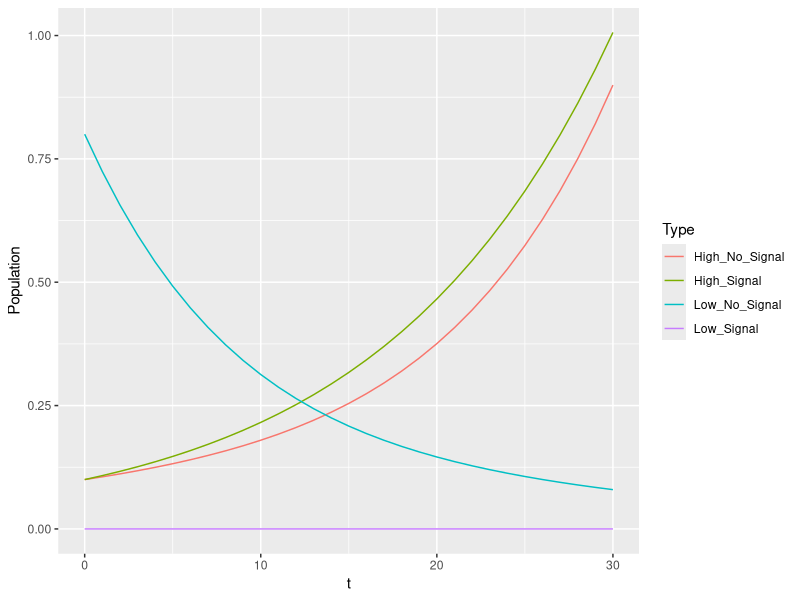
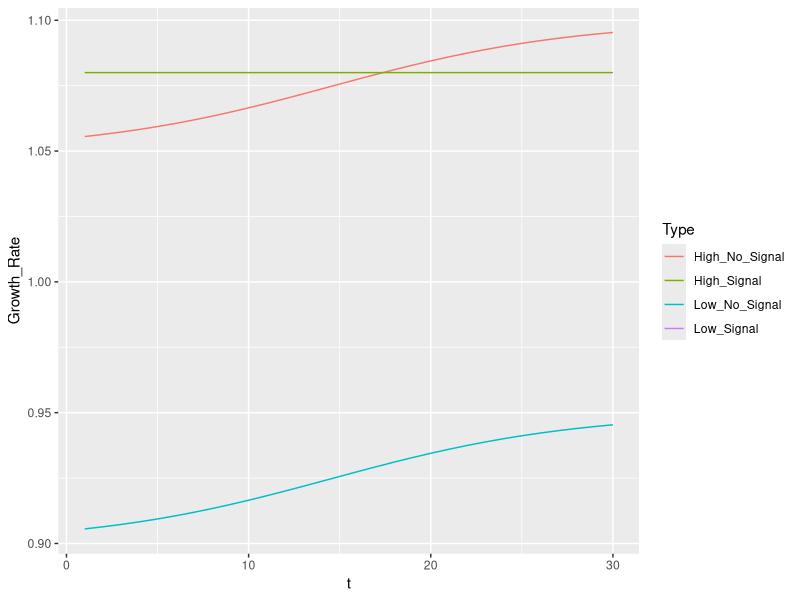
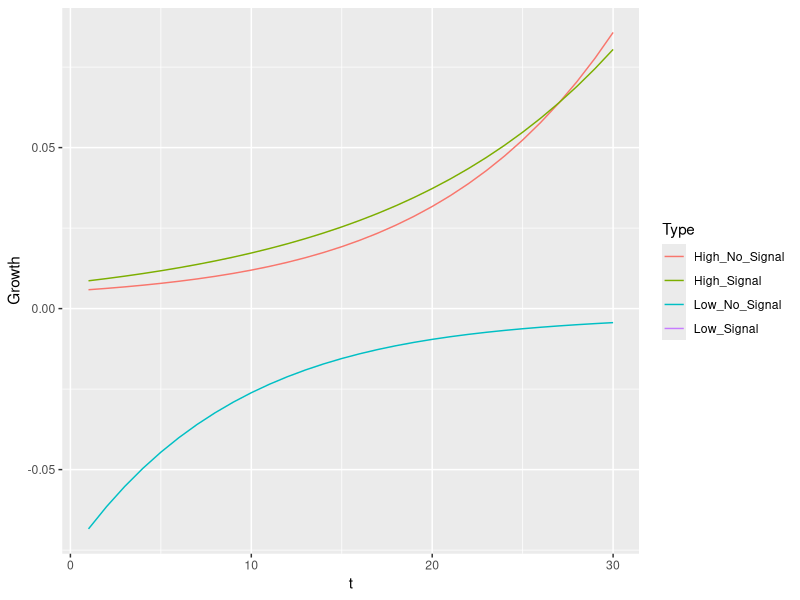
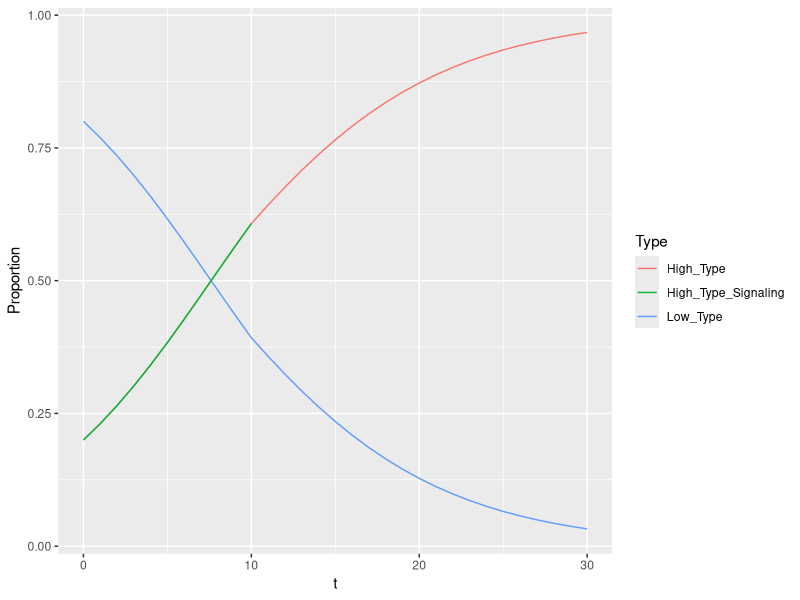
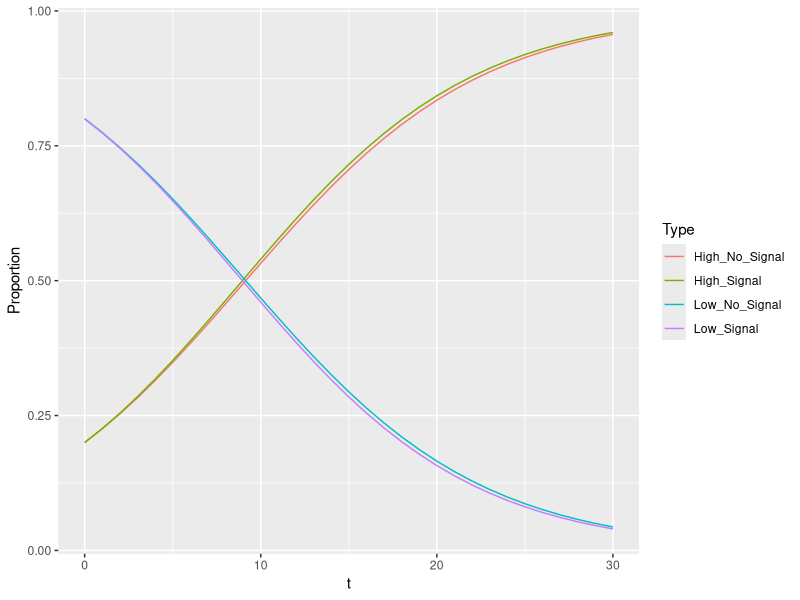
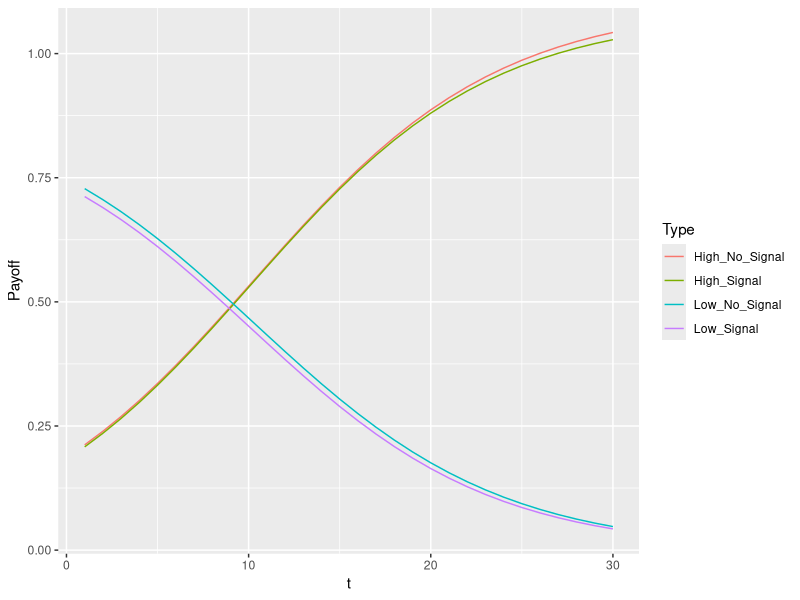
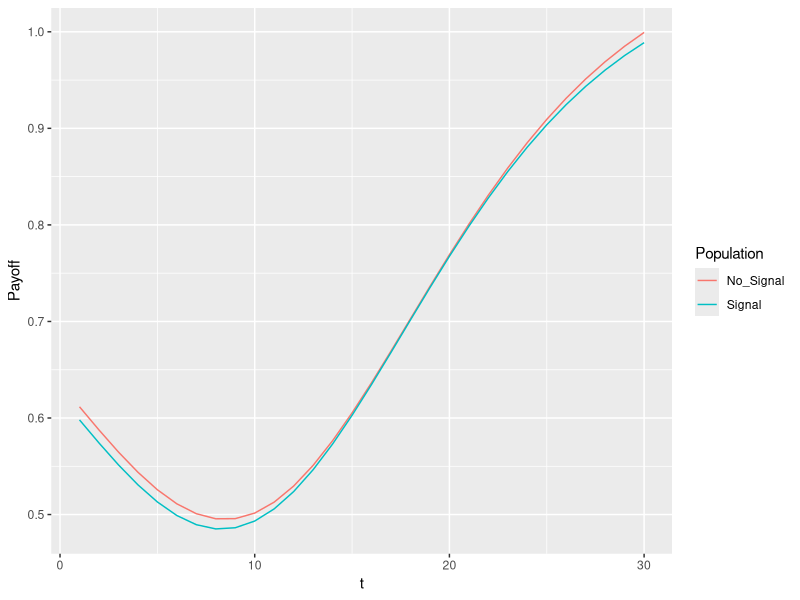
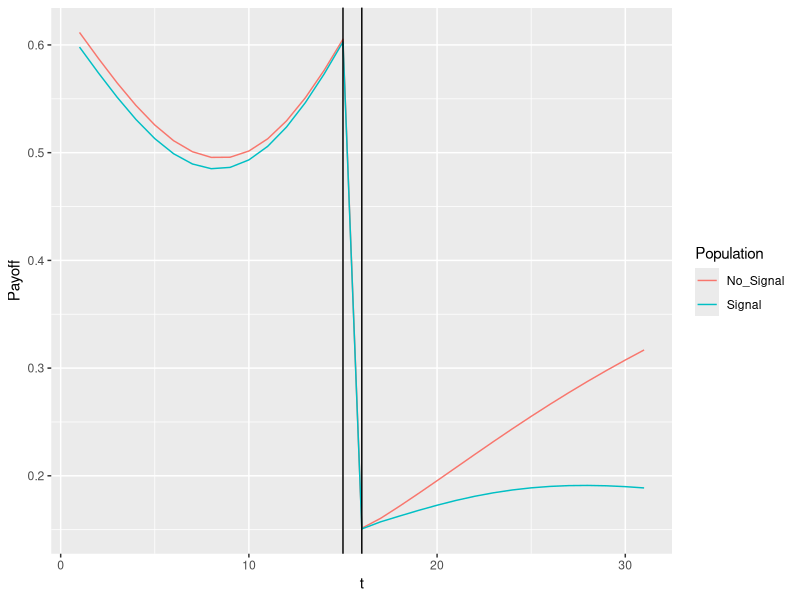

Recreate these plots in R, in order.
library("tidyverse", "shiny", "stringr")

time = 30
vHH =1.1
vHL = 1.05
vLH = .95
vLL = .9
K = .02
ratio = .2
ratio_l = 0
ratio_h = .5
pop_grow = "Unbounded exponential growth"

#"Fixed population", "Unbounded exponential growth", "Logistic growth to capacity"

evo = function(ratio, ratio_h, ratio_l, vHH, vHL, vLH, vLL, K, time, pop_grow){
  H_N = (1-ratio_h)*ratio
  H_S = ratio_h*ratio
  L_N = (1-ratio_l)*(1-ratio)
  L_S = ratio_l*(1-ratio)
  pop = data.frame(H_N,H_S,L_N,L_S)
  SHH = max(vHH - K, 0)
  SHL = max(vHL - K, 0)
  SLH = max(vLH - K, 0)
  SLL = max(vLL - K, 0)
  payoffs = data.frame(vHH,vHL,vLH,vLL,SHH,SHL,SLH,SLL)
  expected_payoffs = data.frame()
  for(i in 1:time){
    H_N = as.numeric(tail(pop,1)[1])
    H_S = as.numeric(tail(pop,1)[2])
    L_N = as.numeric(tail(pop,1)[3])
    L_S = as.numeric(tail(pop,1)[4])
    S_H = if(H_S+L_S>0){
      H_S/(H_S+L_S)} else {0}
    S_L = 1-S_H
    N_H = if(H_N+L_N>0){
      H_N/(H_N+L_N)} else {0}
    N_L = 1-N_H
    H_N_P = H_N*(N_H*as.numeric(payoffs[1])+N_L*as.numeric(payoffs[2]))
    H_S_P = H_S*(S_H*as.numeric(payoffs[5])+S_L*as.numeric(payoffs[6]))
    L_N_P = L_N*(N_H*as.numeric(payoffs[3])+N_L*as.numeric(payoffs[4]))
    L_S_P = L_S*(S_H*as.numeric(payoffs[7])+S_L*as.numeric(payoffs[8]))
    if (pop_grow == "Fixed population"){
      Total_P = H_N_P+H_S_P+L_N_P+L_S_P
      expected_payoffs1 = data.frame(High_No_Signal = H_N_P/(H_N*Total_P), High_Signal = H_S_P/(H_S*Total_P), Low_No_Signal = L_N_P/(L_N*Total_P), Low_Signal = L_S_P/(L_S*Total_P))
      H_N = H_N_P/Total_P
      H_S = H_S_P/Total_P
      L_N = L_N_P/Total_P
      L_S = L_S_P/Total_P
    }
    if (pop_grow == "Unbounded exponential growth") {
      expected_payoffs1 = data.frame(High_No_Signal = H_N_P/H_N, High_Signal = H_S_P/H_S, Low_No_Signal = L_N_P/L_N, Low_Signal = L_S_P/L_S)
      Total_P = H_N_P+H_S_P+L_N_P+L_S_P
      H_N = H_N_P
      H_S = H_S_P
      L_N = L_N_P
      L_S = L_S_P
    }
    pop1 = data.frame(H_N,H_S,L_N,L_S)
    pop = rbind(pop, pop1)
    expected_payoffs = rbind(expected_payoffs, expected_payoffs1)
  }
  
  growth = (expected_payoffs-1)*pop[2:(time+1),] 
  growth = growth %>%
    mutate(t = 1:time) %>%
    gather("High_No_Signal", "High_Signal", "Low_No_Signal", "Low_Signal", key = Type, value = "Growth")
  
  pop = pop %>%
    rename(High_No_Signal = H_N,
           High_Signal = H_S,
           Low_No_Signal = L_N,
           Low_Signal = L_S) %>%
    mutate(t = 0:time) %>%
    gather("High_No_Signal", "High_Signal", "Low_No_Signal", "Low_Signal", key = Type, value = "Population")
  expected_payoffs = expected_payoffs %>%
    mutate(t = 1:time) %>%
    gather("High_No_Signal", "High_Signal", "Low_No_Signal", "Low_Signal", key = Type, value = "Growth_Rate")
  list(pop, expected_payoffs, growth)
}

pop_evo = evo(ratio, ratio_h, ratio_l, vHH, vHL, vLH, vLL, K, time, "Unbounded exponential growth")

ggplot(data = pop_evo[[1]], aes(x = t, y = Population, color = Type)) +
  geom_line()

ggplot(data = pop_evo[[2]], aes(x = t, y = Growth_Rate, color = Type)) +
  geom_line()

ggplot(data = pop_evo[[3]], aes(x = t, y = Growth, color = Type)) +
  geom_line()

evo_elect = function(ratio, vHH, vHL, vLH, vLL, K, time){
  SHH = max(vHH - K, 0)
  SHL = max(vHL - K, 0)
  SLH = max(vLH - K, 0)
  SLL = max(vLL - K, 0)
  payoffs = data.frame(vHH,vHL,vLH,vLL,SHH,SHL,SLH,SLL)
  H = ratio
  L = 1-ratio
  vH = H*vHH+L*vHL
  if(SHH>vH){
    S = 1
  } else {
    S = 0
  }
  pop = data.frame(H,L,S)
  for(i in 1:time){
    H = as.numeric(tail(pop,1)[1])
    L = as.numeric(tail(pop,1)[2])
    vH = H*as.numeric(payoffs[1])+L*as.numeric(payoffs[2])
    if(SHH>vH){
      S = 1
      H_P = H*SHH
    } else {
      S = 0
      H_P = H*vH
    }
    L_P = L*((1-S)*(H*vLH+L*vLL)+S*vLL)
    Total_P = H_P+L_P
    H = H_P/Total_P
    L = L_P/Total_P
    pop1 = data.frame(H,L,S)
    pop = rbind(pop, pop1)
  }
  pop = pop %>%
    rename(High_Type = H,
           Low_Type = L,
           Signal = S) %>%
    mutate(t = 0:time) %>%
    gather("High_Type", "Low_Type", key = Type, value = Proportion)
  pop$Signal[pop$Type=="Low_Type"]=0
  pop$Signal = as.factor(pop$Signal)
  pop
}

pop_evo_elect = evo_elect(ratio, vHH, vHL, vLH, vLL, K, time)

pop_evo_electS = pop_evo_elect %>%
  filter(Signal == 1)
pop_evo_electS$Type = "High_Type_Signaling"

ggplot(data = pop_evo_elect, aes(x = t, y = Proportion, color = Type)) +
  geom_line()+
  geom_line(data = pop_evo_electS, aes(x = t, y = Proportion, color = Type))

evo_apart = function(ratio, vHH, vHL, vLH, vLL, K, time){
  H_N = ratio
  H_S = ratio
  L_N = 1-ratio
  L_S = 1-ratio
  pop = data.frame(H_N,H_S,L_N,L_S)
  SHH = max(vHH - K, 0)
  SHL = max(vHL - K, 0)
  SLH = max(vLH - K, 0)
  SLL = max(vLL - K, 0)
  payoffs = data.frame(vHH,vHL,vLH,vLL,SHH,SHL,SLH,SLL)
  fitness = data.frame()
  for(i in 1:time){
    H_N = as.numeric(tail(pop,1)[1])
    H_S = as.numeric(tail(pop,1)[2])
    L_N = as.numeric(tail(pop,1)[3])
    L_S = as.numeric(tail(pop,1)[4])
    H_N_P = H_N*(H_N*as.numeric(payoffs[1])+L_N*as.numeric(payoffs[2]))
    H_S_P = H_S*(H_S*as.numeric(payoffs[5])+L_S*as.numeric(payoffs[6]))
    L_N_P = L_N*(H_N*as.numeric(payoffs[3])+L_N*as.numeric(payoffs[4]))
    L_S_P = L_S*(H_S*as.numeric(payoffs[7])+L_S*as.numeric(payoffs[8]))
    Total_N_P = H_N_P+L_N_P
    Total_S_P = H_S_P+L_S_P
    H_N = H_N_P/Total_N_P
    H_S = H_S_P/Total_S_P
    L_N = L_N_P/Total_N_P
    L_S = L_S_P/Total_S_P
    fitness1 = data.frame(H_N_P,H_S_P,L_N_P,L_S_P)
    fitness = rbind(fitness, fitness1)
    pop1 = data.frame(H_N,H_S,L_N,L_S)
    pop = rbind(pop, pop1)
  }
  group_pay = pop[2:(time+1),]*fitness
  group_pay = group_pay %>%
    mutate(No_Signal = H_N+L_N,
           Signal = H_S+L_S,
           t = 1:time) %>%
    gather("Signal", "No_Signal", key = Population, value = Payoff)
  pop = pop %>%
    rename(High_No_Signal = H_N,
           High_Signal = H_S,
           Low_No_Signal = L_N,
           Low_Signal = L_S) %>%
    mutate(t = 0:time) %>%
    gather("High_No_Signal", "High_Signal", "Low_No_Signal", "Low_Signal", key = Type, value = Proportion)
  fitness = fitness %>%
    rename(High_No_Signal = H_N_P,
           High_Signal = H_S_P,
           Low_No_Signal = L_N_P,
           Low_Signal = L_S_P) %>%
    mutate(t = 1:time) %>%
    gather("High_No_Signal", "High_Signal", "Low_No_Signal", "Low_Signal", key = Type, value = Payoff)
  list(pop, fitness, group_pay)
}

pop_evo_A = evo_apart(ratio, vHH, vHL, vLH, vLL, K, time)[[1]]
pay_evo_A = evo_apart(ratio, vHH, vHL, vLH, vLL, K, time)[[2]]
group_evo_A = evo_apart(ratio, vHH, vHL, vLH, vLL, K, time)[[3]]

ggplot(data = pop_evo_A, aes(x = t, y = Proportion, color = Type)) +
  geom_line()

ggplot(data = pay_evo_A, aes(x = t, y = Payoff, color = Type))+
  geom_line()

ggplot(data = group_evo_A, aes(x = t, y = Payoff, color = Population))+
  geom_line()

evo_join = function(ratio, vHH, vHL, vLH, vLL, K, time){
  H_N = ratio
  H_S = ratio
  L_N = 1-ratio
  L_S = 1-ratio
  pop = data.frame(H_N,H_S,L_N,L_S)
  SHH = max(vHH - K, 0)
  SHL = max(vHL - K, 0)
  SLH = max(vLH - K, 0)
  SLL = max(vLL - K, 0)
  payoffs = data.frame(vHH,vHL,vLH,vLL,SHH,SHL,SLH,SLL)
  fitness = data.frame()
  for(i in 1:ceiling(time/2)){
    H_N = as.numeric(tail(pop,1)[1])
    H_S = as.numeric(tail(pop,1)[2])
    L_N = as.numeric(tail(pop,1)[3])
    L_S = as.numeric(tail(pop,1)[4])
    H_N_P = H_N*(H_N*as.numeric(payoffs[1])+L_N*as.numeric(payoffs[2]))
    H_S_P = H_S*(H_S*as.numeric(payoffs[5])+L_S*as.numeric(payoffs[6]))
    L_N_P = L_N*(H_N*as.numeric(payoffs[3])+L_N*as.numeric(payoffs[4]))
    L_S_P = L_S*(H_S*as.numeric(payoffs[7])+L_S*as.numeric(payoffs[8]))
    Total_N_P = H_N_P+L_N_P
    Total_S_P = H_S_P+L_S_P
    H_N = H_N_P/Total_N_P
    H_S = H_S_P/Total_S_P
    L_N = L_N_P/Total_N_P
    L_S = L_S_P/Total_S_P
    fitness1 = data.frame(H_N_P,H_S_P,L_N_P,L_S_P)
    fitness = rbind(fitness, fitness1)
    pop1 = data.frame(H_N,H_S,L_N,L_S)
    pop = rbind(pop, pop1)
  }
  pop1 = pop1/2
  pop = rbind(pop,pop1)
  fitness1 = fitness1/2
  fitness = rbind(fitness, fitness1)
  for(i in (ceiling(time/2)+1):time){
    H_N = as.numeric(tail(pop,1)[1])
    H_S = as.numeric(tail(pop,1)[2])
    L_N = as.numeric(tail(pop,1)[3])
    L_S = as.numeric(tail(pop,1)[4])
    S_H = if(H_S+L_S>0){
      H_S/(H_S+L_S)} else {0}
    S_L = 1-S_H
    N_H = if(H_N+L_N>0){
      H_N/(H_N+L_N)} else {0}
    N_L = 1-N_H
    H_N_P = H_N*(N_H*as.numeric(payoffs[1])+N_L*as.numeric(payoffs[2]))
    H_S_P = H_S*(S_H*as.numeric(payoffs[5])+S_L*as.numeric(payoffs[6]))
    L_N_P = L_N*(N_H*as.numeric(payoffs[3])+N_L*as.numeric(payoffs[4]))
    L_S_P = L_S*(S_H*as.numeric(payoffs[7])+S_L*as.numeric(payoffs[8]))
    Total_P = H_N_P+H_S_P+L_N_P+L_S_P
    H_N = H_N_P/Total_P
    H_S = H_S_P/Total_P
    L_N = L_N_P/Total_P
    L_S = L_S_P/Total_P
    fitness1 = data.frame(H_N_P,H_S_P,L_N_P,L_S_P)
    fitness = rbind(fitness, fitness1)
    pop1 = data.frame(H_N,H_S,L_N,L_S)
    pop = rbind(pop, pop1)
  }
  group_pay = pop[2:(time+2),]*fitness
  group_pay = group_pay %>%
    mutate(No_Signal = H_N+L_N,
           Signal = H_S+L_S,
           t = 1:(time+1)) %>%
    gather("Signal", "No_Signal", key = Population, value = Payoff)
  pop = pop %>%
    rename(High_No_Signal = H_N,
           High_Signal = H_S,
           Low_No_Signal = L_N,
           Low_Signal = L_S) %>%
    mutate(t = 0:(time+1)) %>%
    gather("High_No_Signal", "High_Signal", "Low_No_Signal", "Low_Signal", key = Type, value = Proportion)
  fitness = fitness %>%
    rename(High_No_Signal = H_N_P,
           High_Signal = H_S_P,
           Low_No_Signal = L_N_P,
           Low_Signal = L_S_P) %>%
    mutate(t = 1:(time+1)) %>%
    gather("High_No_Signal", "High_Signal", "Low_No_Signal", "Low_Signal", key = Type, value = Payoff)
  list(pop, fitness, group_pay)
}

test=evo_join(ratio, vHH, vHL, vLH, vLL, K, time)

ggplot(data = test[[3]], aes(x = t, y = Payoff, color = Population)) +
  geom_line()+
  geom_vline(xintercept = ceiling(time/2))+
  geom_vline(xintercept = ceiling(time/2)+1)


evo_apart_high = function(ratio, vHH, vHL, vLH, vLL, K, time){
  H_N = ratio
  H_S = ratio
  L_N = 1-ratio
  L_S = 1-ratio
  pop = data.frame(H_N,H_S,L_N,L_S)
  SHH = max(vHH - K, 0)
  SHL = max(vHL - K, 0)
  SLH = max(vLH - K, 0)
  SLL = max(vLL - K, 0)
  payoffs = data.frame(vHH,vHL,vLH,vLL,SHH,SHL,SLH,SLL)
  fitness = data.frame()
  for(i in 1:time){
    H_N = as.numeric(tail(pop,1)[1])
    H_S = as.numeric(tail(pop,1)[2])
    L_N = as.numeric(tail(pop,1)[3])
    L_S = as.numeric(tail(pop,1)[4])
    H_N_P = H_N*(H_N*as.numeric(payoffs[1])+L_N*as.numeric(payoffs[2]))
    H_S_P = SHH*H_S
    L_N_P = L_N*(H_N*as.numeric(payoffs[3])+L_N*as.numeric(payoffs[4]))
    L_S_P = vLL*L_S
    Total_N_P = H_N_P+L_N_P
    Total_S_P = H_S_P+L_S_P
    H_N = H_N_P/Total_N_P
    H_S = H_S_P/Total_S_P
    L_N = L_N_P/Total_N_P
    L_S = L_S_P/Total_S_P
    fitness1 = data.frame(H_N_P,H_S_P,L_N_P,L_S_P)
    fitness = rbind(fitness, fitness1)
    pop1 = data.frame(H_N,H_S,L_N,L_S)
    pop = rbind(pop, pop1)
  }
  group_pay = pop[2:(time+1),]*fitness
  group_pay = group_pay %>%
    mutate(No_Signal = H_N+L_N,
           Signal = H_S+L_S,
           t = 1:time) %>%
    gather("Signal", "No_Signal", key = Population, value = Payoff)
  pop = pop %>%
    rename(High_No_Signal = H_N,
           High_Signal = H_S,
           Low_No_Signal = L_N,
           Low_Signal = L_S) %>%
    mutate(t = 0:time) %>%
    gather("High_No_Signal", "High_Signal", "Low_No_Signal", "Low_Signal", key = Type, value = Proportion)
  fitness = fitness %>%
    rename(High_No_Signal = H_N_P,
           High_Signal = H_S_P,
           Low_No_Signal = L_N_P,
           Low_Signal = L_S_P) %>%
    mutate(t = 1:time) %>%
    gather("High_No_Signal", "High_Signal", "Low_No_Signal", "Low_Signal", key = Type, value = Payoff)
  list(pop, fitness, group_pay)
}

pop_evo_A_H = evo_apart_high(ratio, vHH, vHL, vLH, vLL, K, time)[[1]]
pay_evo_A_H = evo_apart_high(ratio, vHH, vHL, vLH, vLL, K, time)[[2]]
group_evo_A_H = evo_apart_high(ratio, vHH, vHL, vLH, vLL, K, time)[[3]]

ggplot(data = pop_evo_A_H, aes(x = t, y = Proportion, color = Type)) +
  geom_line()

ggplot(data = pay_evo_A_H, aes(x = t, y = Payoff, color = Type))+
  geom_line()

ggplot(data = group_evo_A_H, aes(x = t, y = Payoff, color = Population))+
  geom_line()

evo_join_high = function(ratio, vHH, vHL, vLH, vLL, K, time){
  H_N = ratio
  H_S = ratio
  L_N = 1-ratio
  L_S = 1-ratio
  pop = data.frame(H_N,H_S,L_N,L_S)
  SHH = max(vHH - K, 0)
  SHL = max(vHL - K, 0)
  SLH = max(vLH - K, 0)
  SLL = max(vLL - K, 0)
  payoffs = data.frame(vHH,vHL,vLH,vLL,SHH,SHL,SLH,SLL)
  fitness = data.frame()
  for(i in 1:ceiling(time/2)){
    H_N = as.numeric(tail(pop,1)[1])
    H_S = as.numeric(tail(pop,1)[2])
    L_N = as.numeric(tail(pop,1)[3])
    L_S = as.numeric(tail(pop,1)[4])
    H_N_P = H_N*(H_N*as.numeric(payoffs[1])+L_N*as.numeric(payoffs[2]))
    H_S_P = H_S*(H_S*as.numeric(payoffs[5])+L_S*as.numeric(payoffs[6]))
    L_N_P = L_N*(H_N*as.numeric(payoffs[3])+L_N*as.numeric(payoffs[4]))
    L_S_P = L_S*(H_S*as.numeric(payoffs[7])+L_S*as.numeric(payoffs[8]))
    Total_N_P = H_N_P+L_N_P
    Total_S_P = H_S_P+L_S_P
    H_N = H_N_P/Total_N_P
    H_S = H_S_P/Total_S_P
    L_N = L_N_P/Total_N_P
    L_S = L_S_P/Total_S_P
    fitness1 = data.frame(H_N_P,H_S_P,L_N_P,L_S_P)
    fitness = rbind(fitness, fitness1)
    pop1 = data.frame(H_N,H_S,L_N,L_S)
    pop = rbind(pop, pop1)
  }
  pop1 = pop1/2
  pop = rbind(pop,pop1)
  fitness1 = fitness1/2
  fitness = rbind(fitness, fitness1)
  for(i in (ceiling(time/2)+1):time){
    H_N = as.numeric(tail(pop,1)[1])
    H_S = as.numeric(tail(pop,1)[2])
    L_N = as.numeric(tail(pop,1)[3])
    L_S = as.numeric(tail(pop,1)[4])
    S_H = if(H_S+L_S>0){
      H_S/(H_S+L_S)} else {0}
    S_L = 1-S_H
    N_H = if(H_N+L_N>0){
      H_N/(H_N+L_N)} else {0}
    N_L = 1-N_H
    H_N_P = H_N*(N_H*as.numeric(payoffs[1])+N_L*as.numeric(payoffs[2]))
    H_S_P = H_S*(S_H*as.numeric(payoffs[5])+S_L*as.numeric(payoffs[6]))
    L_N_P = L_N*(N_H*as.numeric(payoffs[3])+N_L*as.numeric(payoffs[4]))
    L_S_P = L_S*(S_H*as.numeric(payoffs[7])+S_L*as.numeric(payoffs[8]))
    Total_P = H_N_P+H_S_P+L_N_P+L_S_P
    H_N = H_N_P/Total_P
    H_S = H_S_P/Total_P
    L_N = L_N_P/Total_P
    L_S = L_S_P/Total_P
    fitness1 = data.frame(H_N_P,H_S_P,L_N_P,L_S_P)
    fitness = rbind(fitness, fitness1)
    pop1 = data.frame(H_N,H_S,L_N,L_S)
    pop = rbind(pop, pop1)
  }
  group_pay = pop[2:(time+2),]*fitness
  group_pay = group_pay %>%
    mutate(No_Signal = H_N+L_N,
           Signal = H_S+L_S,
           t = 1:(time+1)) %>%
    gather("Signal", "No_Signal", key = Population, value = Payoff)
  pop = pop %>%
    rename(High_No_Signal = H_N,
           High_Signal = H_S,
           Low_No_Signal = L_N,
           Low_Signal = L_S) %>%
    mutate(t = 0:(time+1)) %>%
    gather("High_No_Signal", "High_Signal", "Low_No_Signal", "Low_Signal", key = Type, value = Proportion)
  fitness = fitness %>%
    rename(High_No_Signal = H_N_P,
           High_Signal = H_S_P,
           Low_No_Signal = L_N_P,
           Low_Signal = L_S_P) %>%
    mutate(t = 1:(time+1)) %>%
    gather("High_No_Signal", "High_Signal", "Low_No_Signal", "Low_Signal", key = Type, value = Payoff)
  list(pop, fitness, group_pay)
}
